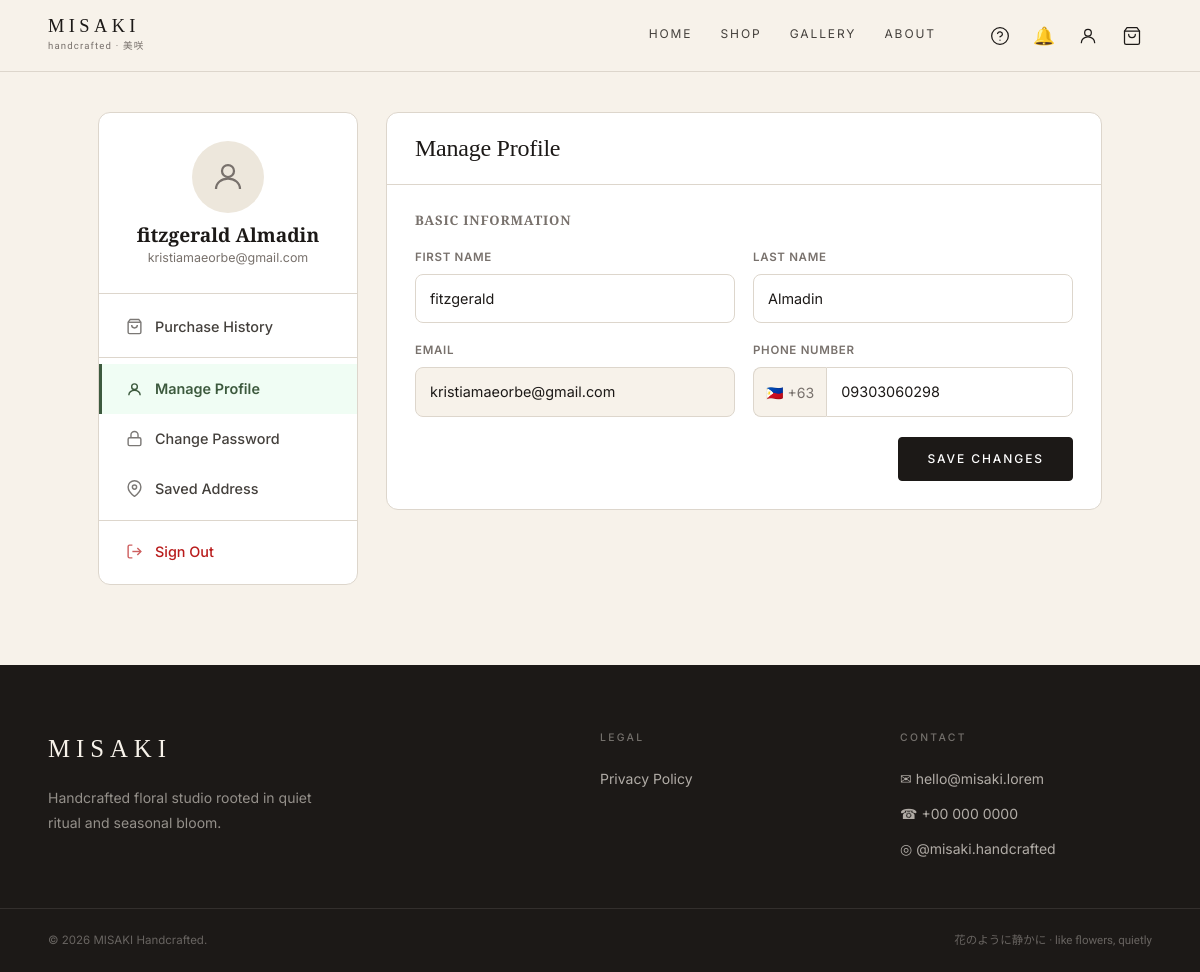
The app's page /account.php?tab=profile (signed in) with its own data.
### tables this page shows
CREATE TABLE `user` (
  `user_id` int(10) UNSIGNED NOT NULL,
  `email` varchar(190) NOT NULL,
  `phone` varchar(20) DEFAULT NULL,
  `password_hash` varchar(255) NOT NULL,
  `full_name` varchar(120) NOT NULL,
  `address` text DEFAULT NULL,
  `address_label` enum('Home','Someone Else') DEFAULT 'Home',
  `created_at` datetime NOT NULL DEFAULT current_timestamp()
);

### account.php (the view, shortened to what the rows shown need)
<?php
require_once __DIR__.'/includes/auth.php';
$me = current_user();
$st = db()->prepare('SELECT * FROM user WHERE user_id=?');
$st->execute([$me['user_id']]);
$me = $st->fetch();
$NCR_CITIES = [
  'Caloocan','Las Piñas','Makati','Malabon','Mandaluyong','Manila',
  'Marikina','Muntinlupa','Navotas','Parañaque','Pasay','Pasig',
  'Pateros','Quezon City','San Juan','Taguig','Valenzuela'
];
$maxAddresses = 5;
function fetchAddresses($userId) {
  $st = db()->prepare('SELECT * FROM user_address WHERE user_id=? ORDER BY is_default DESC, address_id ASC');
  $st->execute([$userId]);
  return $st->fetchAll();
}
$addresses    = fetchAddresses($me['user_id']);
$addressCount = count($addresses);
$flashMsg     = '';
$flashType    = 'success';
$keepAddPanelOpen = false;
require __DIR__.'/includes/header.php';
?>
<?php
$activeTab = $_GET['tab'] ?? 'orders';
?>
<div class="acct-wrap">
  <aside class="acct-sidebar">
    <div class="acct-sidebar-top">
      <div>
        <div class="acct-name"><?= htmlspecialchars($me['full_name']) ?></div>
        <div class="acct-email"><?= htmlspecialchars($me['email']) ?></div>
      </div>
    </div>
  </aside>
  <main class="acct-panel reveal">
    <?php if ($activeTab === 'addresses'): ?>
    <div class="acct-panel-header">
      <h2 class="acct-panel-title">Saved Address</h2>
      <?php if ($addressCount < $maxAddresses): ?>
        <button type="button" class="btn btn-ink" style="padding:9px 18px;font-size:.83rem;" onclick="toggleAddPanel()">+ Add New Shipping Address</button>
      <?php endif; ?>
    </div>
    <div class="acct-panel-body">
      <?php if ($flashMsg): ?>
        <div class="<?= $flashType === 'error' ? 'auth-error' : 'auth-success' ?>" style="margin-bottom:18px;font-size:0.85rem;padding:12px;">
          <?= htmlspecialchars($flashMsg) ?>
        </div>
      <?php endif; ?>
      <div style="display:flex;justify-content:space-between;align-items:center;margin-bottom:16px;">
        <h3 style="font-size:0.9rem;font-weight:600;color:var(--muted-fg);text-transform:uppercase;letter-spacing:.05em;">Delivery Address</h3>
        <span style="font-size:0.8rem;color:var(--muted-fg);"><?= $addressCount ?>/<?= $maxAddresses ?></span>
      </div>
      <?php if (empty($addresses)): ?>
        <div class="no-data-box">
          <svg width="40" height="40" viewBox="0 0 24 24" fill="none" stroke="currentColor" stroke-width="1.5" style="margin:0 auto 12px;opacity:.4;display:block;"><path d="M21 10c0 7-9 13-9 13s-9-6-9-13a9 9 0 0 1 18 0z"/><circle cx="12" cy="10" r="3"/></svg>
          No saved addresses yet. Add one below.
        </div>
      <?php else: foreach ($addresses as $addr): ?>
        <div class="addr-card <?= $addr['is_default'] ? 'is-default' : '' ?>" id="addr-card-<?= $addr['address_id'] ?>">
          <div class="addr-card-top">
            <div style="flex:1;">
              <div style="display:flex;align-items:center;gap:8px;margin-bottom:6px;flex-wrap:wrap;">
                <span class="pill on" style="font-size:0.6rem;"><?= htmlspecialchars($addr['label']) ?></span>
                <?php if ($addr['is_default']): ?>
                  <span style="font-size:0.7rem;color:var(--sage-deep);font-weight:700;background:var(--white);border:1px solid var(--sage);border-radius:20px;padding:2px 8px;">Default</span>
                <?php endif; ?>
                <strong style="color:var(--ink);font-size:.92rem;"><?= htmlspecialchars($addr['full_name']) ?></strong>
                <span style="color:var(--muted-fg);font-size:.83rem;">(+63) <?= htmlspecialchars($addr['phone']) ?></span>
              </div>
              <div style="color:var(--ink-lt);font-size:.875rem;line-height:1.6;">
                <?= htmlspecialchars($addr['address_text']) ?><br>
                <span style="color:var(--muted-fg);"><?= htmlspecialchars($addr['city']) ?>, Metro Manila</span>
              </div>
            </div>
            <div class="addr-card-actions">
              <?php if (!$addr['is_default']): ?>
                <form method="post" style="display:inline;">
                  <input type="hidden" name="action" value="set_default">
                  <input type="hidden" name="address_id" value="<?= $addr['address_id'] ?>">
                  <button type="submit" class="addr-action-btn">Set Default</button>
                </form>
              <?php endif; ?>
              <button type="button" class="addr-action-btn edit-btn" onclick="toggleEditPanel(<?= $addr['address_id'] ?>)">Edit</button>
              <form method="post" style="display:inline;" data-confirm="Delete this address?" data-danger>
                <input type="hidden" name="action" value="delete_address">
                <input type="hidden" name="address_id" value="<?= $addr['address_id'] ?>">
                <button type="submit" class="addr-action-btn delete-btn">Delete</button>
              </form>
            </div>
          </div>
          <div class="addr-edit-panel" id="edit-panel-<?= $addr['address_id'] ?>">
            <form method="post">
              <input type="hidden" name="action" value="edit_address">
              <input type="hidden" name="address_id" value="<?= $addr['address_id'] ?>">
              <span class="checkout-label">Address Label</span>
              <div class="label-group">
                <label>
                  <input type="radio" name="label" value="Home" class="label-input" <?= $addr['label']==='Home'?'checked':'' ?>>
                  <span class="label-chip">Home</span>
                </label>
                <label>
                  <input type="radio" name="label" value="Someone Else" class="label-input" <?= $addr['label']==='Someone Else'?'checked':'' ?>>
                  <span class="label-chip">Someone Else</span>
                </label>
              </div>
              <div style="display:grid;grid-template-columns:1fr 1fr;gap:14px;margin-bottom:14px;">
                <div>
                  <span class="checkout-label">Recipient Name</span>
                  <input type="text" name="full_name" class="checkout-form-input" value="<?= htmlspecialchars($addr['full_name']) ?>" placeholder="Full Name" required>
                </div>
                <div>
                  <span class="checkout-label">Phone Number</span>
                  <input type="text" name="phone" class="checkout-form-input" value="<?= htmlspecialchars($addr['phone']) ?>" placeholder="09XX XXX XXXX" required>
                </div>
              </div>
              <div style="margin-bottom:14px;">
                <span class="checkout-label">Street / Barangay / Complete Address</span>
                <textarea name="address_text" class="checkout-form-input" rows="3" required placeholder="House No., Street, Barangay..."><?= htmlspecialchars($addr['address_text']) ?></textarea>
              </div>
              <div style="margin-bottom:14px;">
                <span class="checkout-label">City (Metro Manila only)</span>
                <select name="city" class="checkout-form-input" required>
                  <?php foreach ($NCR_CITIES as $c): ?>
                    <option value="<?= htmlspecialchars($c) ?>" <?= $addr['city']===$c?'selected':'' ?>><?= htmlspecialchars($c) ?></option>
                  <?php endforeach; ?>
                </select>
              </div>
              <div style="margin-bottom:14px;">
                <label style="cursor:pointer;display:inline-flex;align-items:center;gap:8px;font-size:.84rem;color:var(--ink);font-weight:500;">
                  <input type="checkbox" name="is_default" value="1" <?= $addr['is_default']?'checked':'' ?> style="width:15px;height:15px;accent-color:var(--sage-deep);cursor:pointer;">
                  Set as default address
                </label>
              </div>
              <div style="display:flex;gap:8px;">
                <button type="submit" class="btn btn-ink" style="padding:9px 18px;font-size:.85rem;">Save Changes</button>
                <button type="button" class="btn btn-outline" style="padding:9px 18px;font-size:.85rem;" onclick="toggleEditPanel(<?= $addr['address_id'] ?>)">Cancel</button>
              </div>
            </form>
          </div>
        </div>
      <?php endforeach; endif; ?>
      <div class="add-addr-panel <?= (empty($addresses) || $keepAddPanelOpen) ? 'open' : '' ?>" id="add-addr-panel" style="margin-top:12px;">
        <form method="post">
          <input type="hidden" name="action" value="add_address">
          <h4 style="font-size:0.9rem;font-weight:600;color:var(--ink);margin-bottom:16px;">New Shipping Address</h4>
          <span class="checkout-label">Address Label</span>
          <div class="label-group">
            <label><input type="radio" name="label" value="Home" class="label-input" checked><span class="label-chip">Home</span></label>
            <label><input type="radio" name="label" value="Someone Else" class="label-input"><span class="label-chip">Someone Else</span></label>
          </div>
          <div style="display:grid;grid-template-columns:1fr 1fr;gap:14px;margin-bottom:14px;">
            <div>
              <span class="checkout-label">Recipient Name</span>
              <input type="text" name="full_name" class="checkout-form-input" placeholder="Full Name" required>
            </div>
            <div>
              <span class="checkout-label">Phone Number</span>
              <input type="text" name="phone" class="checkout-form-input" placeholder="09XX XXX XXXX" required>
            </div>
          </div>
          <div style="margin-bottom:14px;">
            <span class="checkout-label">Street / Barangay / Complete Address</span>
            <textarea name="address_text" class="checkout-form-input" rows="3" required placeholder="House No., Street, Barangay..."></textarea>
          </div>
          <div style="margin-bottom:14px;">
            <span class="checkout-label">City (Metro Manila only)</span>
            <select name="city" class="checkout-form-input" required>
              <option value="" disabled selected>— Select City —</option>
              <?php foreach ($NCR_CITIES as $c): ?>
                <option value="<?= htmlspecialchars($c) ?>"><?= htmlspecialchars($c) ?></option>
              <?php endforeach; ?>
            </select>
          </div>
          <div style="margin-bottom:14px;">
            <label style="cursor:pointer;display:inline-flex;align-items:center;gap:8px;font-size:.84rem;color:var(--ink);font-weight:500;">
              <input type="checkbox" name="is_default" value="1" <?= empty($addresses)?'checked':'' ?> style="width:15px;height:15px;accent-color:var(--sage-deep);cursor:pointer;">
              Set as default address
            </label>
          </div>
          <p style="font-size:0.73rem;color:var(--muted-fg);margin-bottom:14px;">
            By clicking Save Address, you acknowledge that you have read the <a href="legal/privacy.php" target="_blank" style="color:var(--sage-deep);text-decoration:underline;">Privacy Policy</a>.
          </p>
          <div style="display:flex;gap:8px;">
            <button type="submit" class="btn btn-ink" style="padding:9px 18px;font-size:.85rem;">Save Address</button>
            <button type="button" class="btn btn-outline" style="padding:9px 18px;font-size:.85rem;" onclick="toggleAddPanel()">Cancel</button>
          </div>
        </form>
      </div>
    </div>
    <?php elseif ($activeTab === 'profile'): ?>
    <div class="acct-panel-header">
      <h2 class="acct-panel-title">Manage Profile</h2>
    </div>
    <div class="acct-panel-body">
      <h3 style="font-size:0.82rem;font-weight:700;text-transform:uppercase;letter-spacing:.06em;color:var(--muted-fg);margin-bottom:20px;">Basic Information</h3>
      <form method="post">
        <?php
          $nameParts = explode(' ', $me['full_name'], 2);
          $firstName = $nameParts[0] ?? '';
          $lastName  = $nameParts[1] ?? '';
        ?>
        <div class="profile-form-grid">
          <div>
            <span class="checkout-label">First Name</span>
            <input type="text" name="first_name" class="checkout-form-input" value="<?= htmlspecialchars($firstName) ?>" placeholder="First Name" required>
          </div>
          <div>
            <span class="checkout-label">Last Name</span>
            <input type="text" name="last_name" class="checkout-form-input" value="<?= htmlspecialchars($lastName) ?>" placeholder="Last Name">
          </div>
        </div>
        <div class="profile-form-grid">
          <div>
            <span class="checkout-label">Email</span>
            <input type="email" class="checkout-form-input" value="<?= htmlspecialchars($me['email']) ?>" placeholder="Email" style="background:var(--cream);" readonly>
          </div>
          <div>
            <span class="checkout-label">Phone Number</span>
            <div style="display:flex;gap:0;">
              <span style="display:flex;align-items:center;padding:0 12px;border:1px solid var(--border);border-right:none;border-radius:8px 0 0 8px;background:var(--cream);font-size:.88rem;color:var(--muted-fg);white-space:nowrap;">🇵🇭 +63</span>
              <input type="text" name="phone" class="checkout-form-input" value="<?= htmlspecialchars($me['phone'] ?? '') ?>" placeholder="9XX XXX XXXX" style="border-radius:0 8px 8px 0;">
            </div>
          </div>
        </div>
        <div style="text-align:right;margin-top:20px;">
          <button type="submit" class="btn btn-ink" style="padding:11px 28px;">Save Changes</button>
        </div>
      </form>
    </div>
    <?php endif; ?>
  </main>
</div>
<?php require __DIR__.'/includes/footer.php'; ?>

### records on screen
user: full_name "fitzgerald Almadin", email "kristiamaeorbe@gmail.com", first_name "fitzgerald", last_name "Almadin", phone "09303060298"

### other values on screen
$brand_name "MISAKI"
$brand_jp "handcrafted · 美咲"
$brand_tagline "Handcrafted floral studio rooted in quiet ritual and seasonal bloom."
$email "hello@misaki.lorem"
$phone "+00 000 0000"
$instagram "@misaki.handcrafted"
$quote_jp "花のように静かに · like flowers, quietly"
